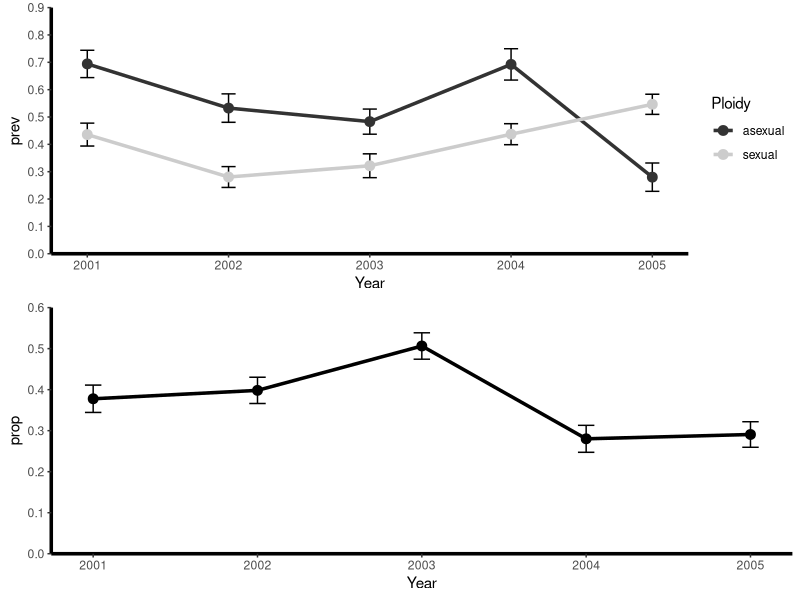
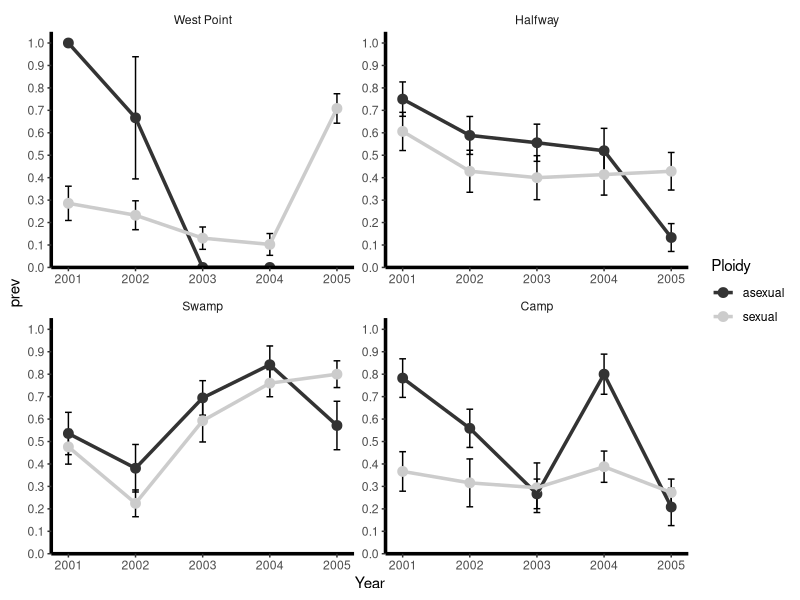
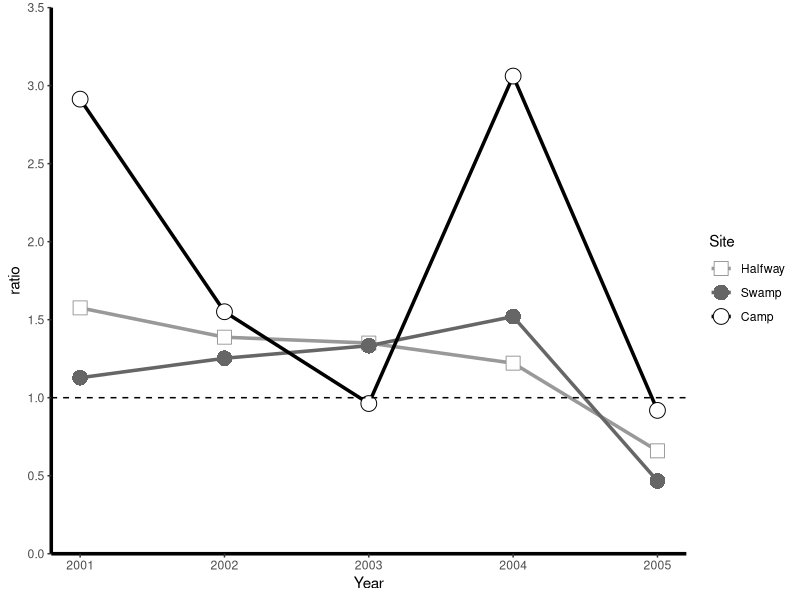

The R script that drew these images, in order:
library(ggplot2); theme_set(theme_bw())
library(gridExtra)
library(MASS) ## for contr.sdif
## load MASS *first*, select() masks dplyr!
library(dplyr)
library(tidyr)
library(car)
library(readxl)


geom_errorbar <- function(...) ggplot2::geom_errorbar(..., width=0.1)
geom_point <- function(...) ggplot2::geom_point(..., size=3)
geom_line <- function(...) ggplot2::geom_line(..., size=1.2)

vergara_theme <- theme(
    axis.line = element_line(colour = "black", size=1.2),
    panel.grid.major = element_blank(),
    panel.grid.minor = element_blank(),
    panel.border = element_blank(),
    panel.background = element_blank(),
    strip.background = element_blank()
)
vergara <- read_excel("../data/vergara2014.xlsx")

cols <- c("Year", "Site", "Gender", "Ploidy")
vergara[cols] <- lapply(vergara[cols], factor)
vergara_nomale <- vergara %>%
    filter(Gender != "male", Ploidy != "UNKNOWN")

fit <- glm(Microphallus~(Year+Site+Ploidy)^2, 
           family=binomial("logit"), 
           data=vergara_nomale,
           contrasts=list(Year=MASS::contr.sdif))
Anova(fit, test.statistic = "Wald", type="2")

## Figures

## It seems like Vergara et al are using population standard deviation
## instead of sample standard deviation
## See figure 2 West point 2002
sd2 <- function(x) sd(x) * sqrt((length(x)-1)/length(x))


sites <- c("West Point", "Halfway", "Swamp", "Camp")
vergara_base <- vergara_nomale %>%
    mutate(Site=factor(Site, level=sites), Year=as.numeric(as.character(Year)))

vergara_fig1a <- vergara_base %>% 
    group_by(Year, Ploidy) %>%
    summarize(prev=sum(Microphallus)/length(Microphallus),
              se=sd2(Microphallus)/sqrt(length(Microphallus)))

vergara_fig1b <- vergara_base %>%
    group_by(Year) %>%
    summarize(prop=sum(Ploidy=="asexual")/length(Ploidy),
              se=sd(Microphallus)/sqrt(length(Microphallus)))

fig1a_base <- ggplot(vergara_fig1a, aes(Year, prev, col=Ploidy, group=Ploidy))+
    geom_errorbar(aes(ymin=prev-se, ymax=prev+se), col="black") +
    geom_point() + 
    geom_line() +
    vergara_theme +
    scale_color_grey()

fig1a <- fig1a_base +
    scale_y_continuous(limits=c(0, 0.9), breaks=seq(0, 0.9, by=0.1), expand=c(0,0))

fig1b <- ggplot(vergara_fig1b, aes(Year, prop)) +
    geom_errorbar(aes(ymin=prop-se, ymax=prop+se)) +
    geom_point() +
    geom_line() +
    scale_y_continuous(limits=c(0, 0.6), breaks=seq(0, 0.6, by=0.1), expand=c(0,0)) +
    vergara_theme

grid.arrange(fig1a, fig1b)

## Figure 2
vergara_fig2 <- vergara_base %>%
    group_by(Year, Site, Ploidy) %>%
    summarize(prev=sum(Microphallus)/length(Microphallus), 
              se=sd2(Microphallus)/sqrt(length(Site)),
              Site.count=length(Site))

fig1a_base %+% vergara_fig2 +
    facet_wrap(~Site, scales="free") +
    scale_y_continuous(limits=c(0, 1.05), breaks=seq(0, 1, by=0.1), expand=c(0,0))


## Figure 3
vergara_fig3 <- vergara_fig2 %>%
    filter(Site != "West Point") %>%
    select(-c(se,Site.count)) %>%
    spread(Ploidy, prev) %>%
    summarize(ratio=(1-sexual)/(1-asexual))

ggplot(vergara_fig3, aes(Year, ratio, col=Site, shape=Site)) +
    geom_line() +
    geom_point(size=5,fill="white") +
    geom_hline(yintercept=1, lty=2) +
    ## current order is Halfway, Swamp, Camp
    scale_shape_manual(values=c(22,16,21))+
    scale_y_continuous(limits=c(0, 3.5), breaks=seq(0, 3.5, by=0.5),
                       expand=c(0,0)) +
    vergara_theme +
    scale_color_manual(values=gray(c(0.6,0.4,0.0)))


###########











